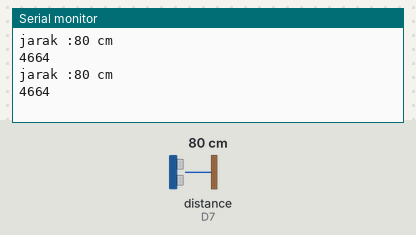
A sketch run on a simulated ESP8266 (NodeMCU). Shown: the last lines printed to the serial monitor. Wiring (inferred from the names in the program): ultrasonic range finder: trigger D8; echo D7. The test bench sets the inputs (shaded band); at power-on: distance to the obstacle (sensor on D7) 80 cm. The echo pulse lasts 58.3 µs per cm.

Above: at 1.8 s.
1.9 s: distance to the obstacle (sensor on D7) set to 2 cm
At 2.8 s:
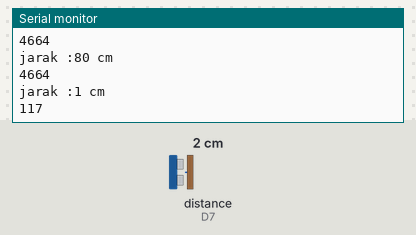
3.4 s: distance to the obstacle (sensor on D7) set to 4 cm
At 4.8 s:
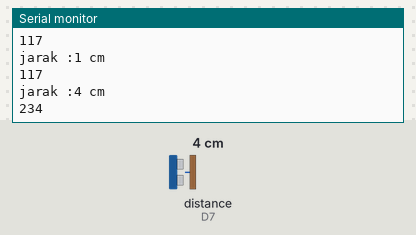
Timing chart, 0 to 6.4 s (numbered marks = the images above; inputs shaded):
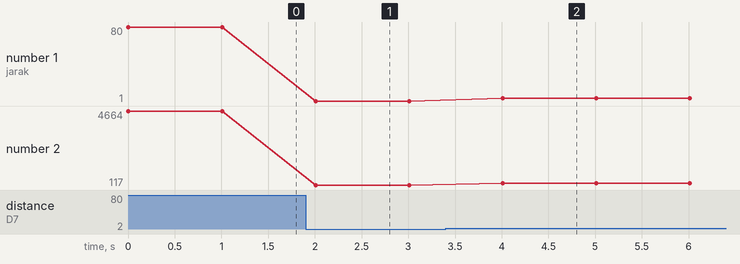

Measured:
- after the input at 1.9 s, the serial monitor: prints a new line after 0.11 s (image 1)
- after the input at 3.4 s, the serial monitor: prints a new line after 0.61 s (image 2)
- plotted number 1: 80 → 1 after the input at 1.9 s, 1 → 4 after the input at 3.4 s
- plotted number 2: 4664 → 117 after the input at 1.9 s, 117 → 234 after the input at 3.4 s

The sketch:

ULTRASONIK.ino
```cpp
#define triggerPin  D8
#define echoPin     D7

void setup() {
  Serial.begin (9600);
  pinMode(triggerPin, OUTPUT);
  pinMode(echoPin, INPUT);

}void loop() {
  long duration, jarak;
  digitalWrite(triggerPin, LOW);
  delayMicroseconds(2);
  digitalWrite(triggerPin, HIGH);
  delayMicroseconds(10);
  digitalWrite(triggerPin, LOW);
  duration = pulseIn(echoPin, HIGH);
  jarak = (duration/2) / 29.1;
  Serial.print("jarak :");
  Serial.print(jarak);
  Serial.println(" cm");
  Serial.println(duration);
  delay(1000);
}
```
